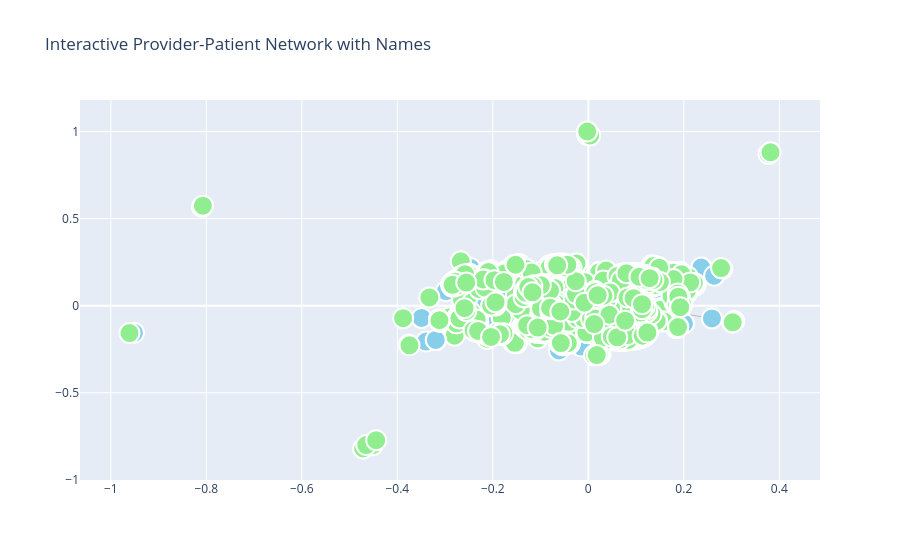

The notebook cell saved with this chart:
### Markdown cell above
## Interactive Provider-Patient Network Graph

### Interpretation of the Interactive Provider-Patient Network Graph

This network graph visually represents the suspicious interactions between healthcare providers and patients identified through our anomaly detection process.

**Key features of the graph:**

- **Nodes:**  
  - **Providers (skyblue nodes):** Each provider involved in suspicious claims is represented by a node labeled with their actual name. These are healthcare professionals or facilities suspected of irregular billing activities.
  - **Patients (lightgreen nodes):** Each patient involved in suspicious claims is represented by a node labeled with their actual name. These are individuals whose claims patterns raise suspicion.

- **Edges:**  
  - Each edge connects a provider and a patient, indicating that there is at least one claim linking them in the suspicious activity set. The pattern of connections can reveal clusters of providers and patients that are potentially involved in coordinated fraudulent or abusive practices.

---

### What does this graph tell us?

- **Clusters of suspicious interactions:**  
  Dense groups of interconnected providers and patients may indicate organized schemes or recurring suspicious activity.

- **Individual suspicious relationships:**  
  - Isolated edges highlight specific provider-patient pairs that warrant further manual review.

- **Network structure:**  
  The layout generated by the spring layout algorithm helps distribute nodes for clearer visualization, making it easier to identify central providers or patients involved in multiple suspicious claims.

---

### How to interpret the data?

- **Names and IDs:**  
  Hover over the nodes to see detailed information, including provider and patient names, IDs, and connection counts.

- **Colors:**  
  - **Skyblue nodes:** Providers involved in suspicious claims.  
  - **Lightgreen nodes:** Patients involved in suspicious claims.

---

### Importance in Fraud Detection

This visual tool aids investigators by:

- Offering an intuitive overview of complex interactions.
- Highlighting patterns that might be missed in tabular data.
- Focusing manual review efforts on high-risk clusters or specific provider-patient pairs.

---

### Summary

This network graph is a vital exploratory tool in our fraud detection pipeline, transforming raw claim data into an easy-to-understand visual representation, enabling more targeted and effective investigations into potential healthcare fraud, waste, and abuse.

### Code cell
import networkx as nx
import pandas as pd
import plotly.graph_objects as go

# Assume your dataframes: patients_df, providers_df, and suspect_claims

# Create ID-to-Name dictionaries
patient_name_map = {
    row['Id']: f"{row['FIRST']} {row['LAST']}"
    for _, row in patients_df.iterrows()
}

provider_name_map = {
    row['Id']: row['NAME']
    for _, row in providers_df.iterrows()
}

G = nx.Graph()

# Add nodes with 'name' attribute
for _, row in suspect_claims.iterrows():
    prov_id = row['PROVIDERID']
    pat_id = row['PATIENTID']
    
    # Add provider node with name
    G.add_node(prov_id, type='provider', name=provider_name_map.get(prov_id, 'Provider Unknown'))
    # Add patient node with name
    G.add_node(pat_id, type='patient', name=patient_name_map.get(pat_id, 'Patient Unknown'))
    
    G.add_edge(prov_id, pat_id)

# Layout positions
pos = nx.spring_layout(G, seed=42)

# Prepare hover info with actual names
hover_texts = []
for node in G.nodes():
    data = G.nodes[node]
    name = data.get('name', 'Unknown')
    node_type = data.get('type', 'Unknown')
    count = len(list(G.neighbors(node)))
    hover_text = f"ID: {node}<br>Name: {name}<br>Type: {node_type}<br>Connections: {count}"
    hover_texts.append(hover_text)

# Map node attributes for plotly
node_x = []
node_y = []
node_colors = []

for node in G.nodes():
    x, y = pos[node]
    node_x.append(x)
    node_y.append(y)
    node_type = G.nodes[node]['type']
    color = 'skyblue' if node_type == 'provider' else 'lightgreen'
    node_colors.append(color)

# Create plotly figure
fig = go.Figure()

# Edges
edge_x = []
edge_y = []
for edge in G.edges():
    x0, y0 = pos[edge[0]]
    x1, y1 = pos[edge[1]]
    edge_x.extend([x0, x1, None])
    edge_y.extend([y0, y1, None])

fig.add_trace(go.Scatter(
    x=edge_x, y=edge_y,
    mode='lines',
    line=dict(width=0.5, color='#888'),
    hoverinfo='none'
))

# Nodes
fig.add_trace(go.Scatter(
    x=node_x,
    y=node_y,
    mode='markers',
    marker=dict(size=20, color=node_colors, line=dict(width=2, color='white')),
    text=hover_texts,
    hoverinfo='text'
))

fig.update_layout(title='Interactive Provider-Patient Network with Names', showlegend=False)
fig.show()

### Figure 1 — Plotly figure (JSON) as saved in the notebook; plotly's stock layout.template omitted (floating-point values rounded to 4 significant figures; data arrays with more than 128 entries replaced by an {"elided": "..."} marker saying what was removed)
{"data": [{"hoverinfo": "none", "line": {"color": "#888", "width": 0.5}, "mode": "lines", "type": "scatter", "x": {"elided": "15123 float values"}, "y": {"elided": "15123 float values"}}, {"hoverinfo": "text", "marker": {"color": {"elided": "3592 str values"}, "line": {"color": "white", "width": 2}, "size": 20}, "mode": "markers", "text": {"elided": "3592 str values"}, "type": "scatter", "x": {"elided": "3592 float values"}, "y": {"elided": "3592 float values"}}], "layout": {"autosize": true, "showlegend": false, "title": {"text": "Interactive Provider-Patient Network with Names"}, "xaxis": {"autorange": true, "range": [-1.058, 0.4788], "type": "linear"}, "yaxis": {"autorange": true, "range": [-1.106, 1.286], "type": "linear"}}}
